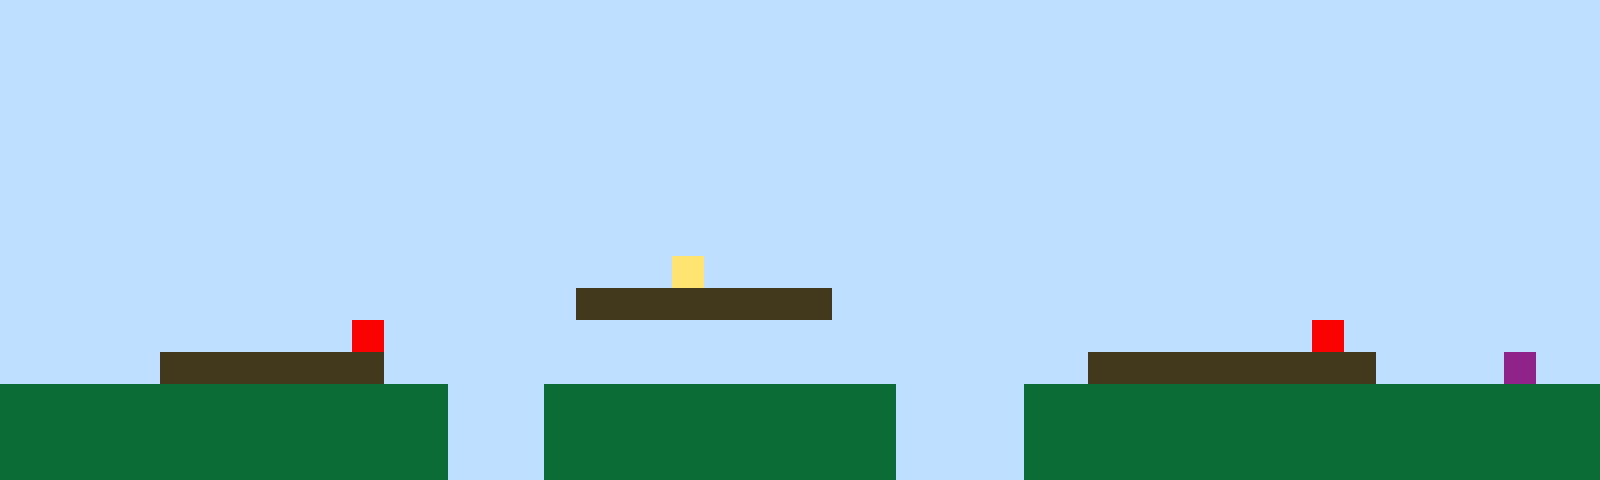

A 2D game scene composited from a Tiled map and its tileset images. What follows is a short description and the map's XML, with every tile layer's data as written:
An orthogonal 50x15 tile map with 32x32 px tiles, 1 tile layer (Tile Layer 1).

<map version="1.10" tiledversion="1.11.2" orientation="orthogonal" renderorder="right-up" width="50" height="15" tilewidth="32" tileheight="32" infinite="0" nextlayerid="2" nextobjectid="1"><editorsettings><export target="map1.csv" format="csv" /></editorsettings><tileset firstgid="1" name="sprites" tilewidth="32" tileheight="32" tilecount="6" columns="3"><image source="sprites.png" width="96" height="64" /></tileset><layer id="1" name="Tile Layer 1" width="50" height="15"><data encoding="csv">1,1,1,1,1,1,1,1,1,1,1,1,1,1,1,1,1,1,1,1,1,1,1,1,1,1,1,1,1,1,1,1,1,1,1,1,1,1,1,1,1,1,1,1,1,1,1,1,1,1,1,1,1,1,1,1,1,1,1,1,1,1,1,1,1,1,1,1,1,1,1,1,1,1,1,1,1,1,1,1,1,1,1,1,1,1,1,1,1,1,1,1,1,1,1,1,1,1,1,1,1,1,1,1,1,1,1,1,1,1,1,1,1,1,1,1,1,1,1,1,1,1,1,1,1,1,1,1,1,1,1,1,1,1,1,1,1,1,1,1,1,1,1,1,1,1,1,1,1,1,1,1,1,1,1,1,1,1,1,1,1,1,1,1,1,1,1,1,1,1,1,1,1,1,1,1,1,1,1,1,1,1,1,1,1,1,1,1,1,1,1,1,1,1,1,1,1,1,1,1,1,1,1,1,1,1,1,1,1,1,1,1,1,1,1,1,1,1,1,1,1,1,1,1,1,1,1,1,1,1,1,1,1,1,1,1,1,1,1,1,1,1,1,1,1,1,1,1,1,1,1,1,1,1,1,1,1,1,1,1,1,1,1,1,1,1,1,1,1,1,1,1,1,1,1,1,1,1,1,1,1,1,1,1,1,1,1,1,1,1,1,1,1,1,1,1,1,1,1,1,1,1,1,1,1,1,1,1,1,1,1,1,1,1,1,1,1,1,1,1,1,1,1,1,1,1,1,1,1,1,1,1,1,1,1,1,1,1,1,1,1,1,1,1,1,1,1,1,1,1,1,1,1,1,1,1,1,1,1,1,1,1,1,1,1,1,1,1,1,1,1,1,1,1,1,1,1,1,1,1,1,1,1,1,1,1,1,1,1,1,1,1,1,1,1,1,1,1,1,1,1,1,1,1,1,1,1,1,1,1,1,1,1,1,1,1,1,1,1,1,1,4,1,1,1,1,1,1,1,1,1,1,1,1,1,1,1,1,1,1,1,1,1,1,1,1,1,1,1,1,1,1,1,1,1,1,1,1,1,1,1,1,1,1,1,1,1,1,3,3,3,3,3,3,3,3,1,1,1,1,1,1,1,1,1,1,1,1,1,1,1,1,1,1,1,1,1,1,1,1,1,1,1,1,1,1,1,1,1,1,1,5,1,1,1,1,1,1,1,1,1,1,1,1,1,1,1,1,1,1,1,1,1,1,1,1,1,1,1,1,1,5,1,1,1,1,1,1,1,1,1,1,1,1,1,3,3,3,3,3,3,3,1,1,1,1,1,1,1,1,1,1,1,1,1,1,1,1,1,1,1,1,1,1,3,3,3,3,3,3,3,3,3,1,1,1,1,6,1,1,2,2,2,2,2,2,2,2,2,2,2,2,2,2,1,1,1,2,2,2,2,2,2,2,2,2,2,2,1,1,1,1,2,2,2,2,2,2,2,2,2,2,2,2,2,2,2,2,2,2,2,2,2,2,2,2,2,2,2,2,2,2,2,2,1,1,1,2,2,2,2,2,2,2,2,2,2,2,1,1,1,1,2,2,2,2,2,2,2,2,2,2,2,2,2,2,2,2,2,2,2,2,2,2,2,2,2,2,2,2,2,2,2,2,1,1,1,2,2,2,2,2,2,2,2,2,2,2,1,1,1,1,2,2,2,2,2,2,2,2,2,2,2,2,2,2,2,2,2,2</data></layer></map>
